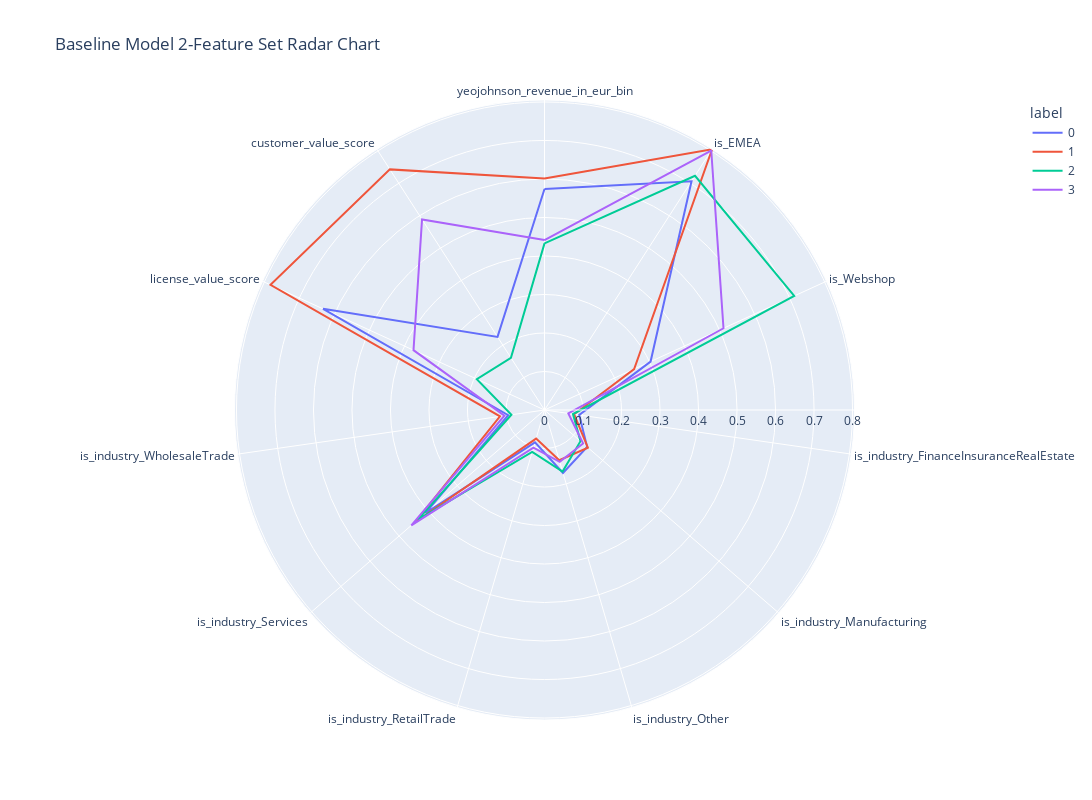

Write notebook code for a chart like this one.
### Code cell
polar=clusters.groupby("label").mean().reset_index()
polar=pd.melt(polar,id_vars=["label"])
fig = px.line_polar(polar, r="value", theta="variable", color="label", 
                    line_close=True,
                    height=800,
                    width=1400, 
                    title="Baseline Model 2-Feature Set Radar Chart")
fig.show()

### Figure 1 — Plotly figure (JSON) as saved in the notebook; plotly's stock layout.template omitted (floating-point values rounded to 4 significant figures)
{"data": [{"hovertemplate": "label=0<br>value=%{r}<br>variable=%{theta}<extra></extra>", "legendgroup": "0", "line": {"color": "#636efa", "dash": "solid"}, "marker": {"symbol": "circle"}, "mode": "lines", "name": "0", "r": [0.5738, 0.7063, 0.3029, 0.09106, 0.1466, 0.1704, 0.08762, 0.4092, 0.09517, 0.6323, 0.2256, 0.5738], "showlegend": true, "subplot": "polar", "theta": ["yeojohnson_revenue_in_eur_bin", "is_EMEA", "is_Webshop", "is_industry_FinanceInsuranceRealEstate", "is_industry_Manufacturing", "is_industry_Other", "is_industry_RetailTrade", "is_industry_Services", "is_industry_WholesaleTrade", "license_value_score", "customer_value_score", "yeojohnson_revenue_in_eur_bin"], "type": "scatterpolar"}, {"hovertemplate": "label=1<br>value=%{r}<br>variable=%{theta}<extra></extra>", "legendgroup": "1", "line": {"color": "#EF553B", "dash": "solid"}, "marker": {"symbol": "circle"}, "mode": "lines", "name": "1", "r": [0.601, 0.8051, 0.2559, 0.07761, 0.1492, 0.1361, 0.07729, 0.443, 0.1168, 0.7823, 0.7428, 0.601], "showlegend": true, "subplot": "polar", "theta": ["yeojohnson_revenue_in_eur_bin", "is_EMEA", "is_Webshop", "is_industry_FinanceInsuranceRealEstate", "is_industry_Manufacturing", "is_industry_Other", "is_industry_RetailTrade", "is_industry_Services", "is_industry_WholesaleTrade", "license_value_score", "customer_value_score", "yeojohnson_revenue_in_eur_bin"], "type": "scatterpolar"}, {"hovertemplate": "label=2<br>value=%{r}<br>variable=%{theta}<extra></extra>", "legendgroup": "2", "line": {"color": "#00cc96", "dash": "solid"}, "marker": {"symbol": "circle"}, "mode": "lines", "name": "2", "r": [0.4327, 0.7231, 0.713, 0.07468, 0.1237, 0.1666, 0.1133, 0.4349, 0.08677, 0.1933, 0.1613, 0.4327], "showlegend": true, "subplot": "polar", "theta": ["yeojohnson_revenue_in_eur_bin", "is_EMEA", "is_Webshop", "is_industry_FinanceInsuranceRealEstate", "is_industry_Manufacturing", "is_industry_Other", "is_industry_RetailTrade", "is_industry_Services", "is_industry_WholesaleTrade", "license_value_score", "customer_value_score", "yeojohnson_revenue_in_eur_bin"], "type": "scatterpolar"}, {"hovertemplate": "label=3<br>value=%{r}<br>variable=%{theta}<extra></extra>", "legendgroup": "3", "line": {"color": "#ab63fa", "dash": "solid"}, "marker": {"symbol": "circle"}, "mode": "lines", "name": "3", "r": [0.4412, 0.801, 0.511, 0.06254, 0.1326, 0.1401, 0.102, 0.4576, 0.1052, 0.374, 0.5883, 0.4412], "showlegend": true, "subplot": "polar", "theta": ["yeojohnson_revenue_in_eur_bin", "is_EMEA", "is_Webshop", "is_industry_FinanceInsuranceRealEstate", "is_industry_Manufacturing", "is_industry_Other", "is_industry_RetailTrade", "is_industry_Services", "is_industry_WholesaleTrade", "license_value_score", "customer_value_score", "yeojohnson_revenue_in_eur_bin"], "type": "scatterpolar"}], "layout": {"height": 800, "legend": {"title": {"text": "label"}, "tracegroupgap": 0}, "polar": {"angularaxis": {"direction": "clockwise", "rotation": 90}, "domain": {"x": [0, 1], "y": [0, 1]}}, "title": {"text": "Baseline Model 2-Feature Set Radar Chart"}, "width": 1400}}
